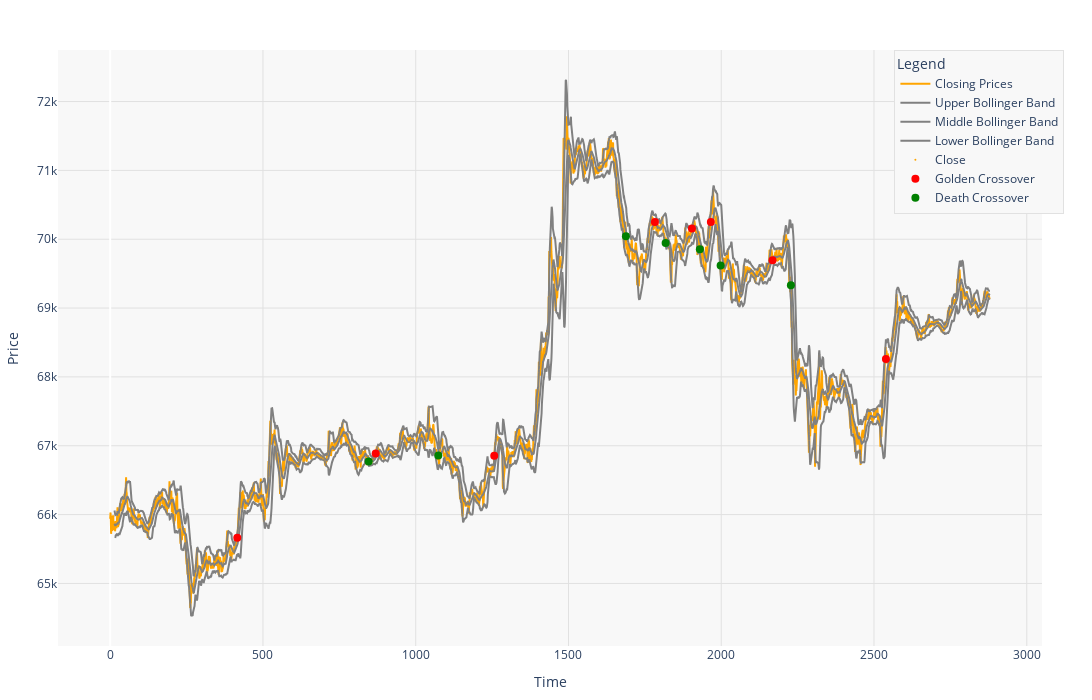

Here is the notebook cell this chart was saved with:
### Code cell
# 創建 Plotly 圖表
fig = go.Figure()

# 設置圖表大小
fig.update_layout(
    width=1400,
    height=700,
    xaxis_title="Time",
    yaxis_title="Price",
    legend_title_text="Legend",
    # 增加內邊距
    margin=dict(l=50, r=50, t=50, b=50),
    # 調整背景色彩
    plot_bgcolor='#f8f8f8',
    # 優化網格線
    xaxis_gridcolor='#e1e1e1',
    yaxis_gridcolor='#e1e1e1',
    xaxis_gridwidth=1,
    yaxis_gridwidth=1,
    # 調整圖例位置和樣式
    legend=dict(
        x=0.85,
        y=1,
        font_size=12,
        bgcolor='#f8f8f8',
        bordercolor='#e1e1e1',
        borderwidth=1
    ),
    # 調整標題和軸標籤
    title_font_size=16,
    xaxis_tickfont_size=12,
    yaxis_tickfont_size=12
)

# 添加 close prices 曲線
fig.add_trace(go.Scatter(
    x=list(range(len(close_prices))),
    y=close_prices,
    mode='lines',
    name='Closing Prices',
    line=dict(color='#FFA500'),
    hovertemplate='Close: %{y:.2f}<extra></extra>'
))

# 添加上 upper 布林線
fig.add_trace(go.Scatter(
    x=list(range(2880)),
    y=upper_band,
    mode='lines',
    name='Upper Bollinger Band',
    line=dict(color='#808080'),
    hovertemplate='Upper Band: %{y:.2f}<extra></extra>'
))

# 添加上 upper 布林線
fig.add_trace(go.Scatter(
    x=list(range(2880)),
    y=middle_band,
    mode='lines',
    name='Middle Bollinger Band',
    line=dict(color='#808080'),
    hovertemplate='Middle Band: %{y:.2f}<extra></extra>'
))

# 添加下 lower 布林線
fig.add_trace(go.Scatter(
    x=list(range(2880)),
    y=lower_band,
    mode='lines',
    name='Lower Bollinger Band',
    line=dict(color='#808080'),
    hovertemplate='Lower Band: %{y:.2f}<extra></extra>'
))

# 將所有指標放在同一個 trace 中
fig.add_trace(go.Scatter(
    x=list(range(len(close_prices))),
    y=close_prices,
    mode='markers',
    marker=dict(
        color='#FFA500',
        size=0.5
    ),
    name='Close',
    text=[f"Close: {c:.2f}<br>EMA (32): {e32:.2f}<br>EMA (128): {e128:.2f}<br>RSI: {r:.2f}<br>MACD: {m:.2f}<br>Stoch. Slow K: {sk:.2f}<br>Stoch. Slow D: {sd:.2f}<br>Stoch. Fast K: {fk:.2f}<br>Stoch. Fast D: {fd:.2f}<br>ADX: {adx:.2f}<br>ATR: {atr:.2f}<br>CCI: {cci:.2f}<br>Williams %R: {willr:.2f}<br>ROC: {roc:.2f}" for c, e32, e128, r, m, sk, sd, fk, fd, adx, atr, cci, willr, roc in zip(close_prices, ema_32, ema_128, rsi, macd, slowk, slowd, fastk, fastd, adx, atr, cci, willr, roc)],
    hovertemplate='%{text}<extra></extra>'
))

fig.add_trace(go.Scatter(
    x=golden_crossover,
    y=[close_prices[i] for i in golden_crossover],
    mode='markers',
    marker=dict(
        color='red',
        size=8
    ),
    name='Golden Crossover'
))

fig.add_trace(go.Scatter(
    x=death_crossover,
    y=[close_prices[i] for i in death_crossover],
    mode='markers',
    marker=dict(
        color='green',
        size=8
    ),
    name='Death Crossover'
))

fig.show()
fig.write_html("plotly_chart.html")
fig.write_image("plotly_chart.png")

### Figure 1 — Plotly figure (JSON) as saved in the notebook; plotly's stock layout.template omitted (floating-point values rounded to 4 significant figures; data arrays with more than 128 entries replaced by an {"elided": "..."} marker saying what was removed)
{"data": [{"hovertemplate": "Close: %{y:.2f}<extra></extra>", "line": {"color": "#FFA500"}, "mode": "lines", "name": "Closing Prices", "type": "scatter", "x": {"elided": "2880 int values"}, "y": {"elided": "2880 float values"}}, {"hovertemplate": "Upper Band: %{y:.2f}<extra></extra>", "line": {"color": "#808080"}, "mode": "lines", "name": "Upper Bollinger Band", "type": "scatter", "x": {"elided": "2880 int values"}, "y": {"elided": "2880 float values"}}, {"hovertemplate": "Middle Band: %{y:.2f}<extra></extra>", "line": {"color": "#808080"}, "mode": "lines", "name": "Middle Bollinger Band", "type": "scatter", "x": {"elided": "2880 int values"}, "y": {"elided": "2880 float values"}}, {"hovertemplate": "Lower Band: %{y:.2f}<extra></extra>", "line": {"color": "#808080"}, "mode": "lines", "name": "Lower Bollinger Band", "type": "scatter", "x": {"elided": "2880 int values"}, "y": {"elided": "2880 float values"}}, {"hovertemplate": "%{text}<extra></extra>", "marker": {"color": "#FFA500", "size": 0.5}, "mode": "markers", "name": "Close", "text": {"elided": "2880 str values"}, "type": "scatter", "x": {"elided": "2880 int values"}, "y": {"elided": "2880 float values"}}, {"marker": {"color": "red", "size": 8}, "mode": "markers", "name": "Golden Crossover", "type": "scatter", "x": [416, 869, 1257, 1783, 1904, 1966, 2168, 2539], "y": [65660.0, 66890.0, 66850.0, 70250.0, 70150.0, 70250.0, 69696, 68259]}, {"marker": {"color": "green", "size": 8}, "mode": "markers", "name": "Death Crossover", "type": "scatter", "x": [846, 1074, 1688, 1818, 1930, 1998, 2228], "y": [66770.0, 66860.0, 70040.0, 69940.0, 69850.0, 69620.0, 69333]}], "layout": {"height": 700, "legend": {"bgcolor": "#f8f8f8", "bordercolor": "#e1e1e1", "borderwidth": 1, "font": {"size": 12}, "title": {"text": "Legend"}, "x": 0.85, "y": 1}, "margin": {"b": 50, "l": 50, "r": 50, "t": 50}, "plot_bgcolor": "#f8f8f8", "title": {"font": {"size": 16}}, "width": 1400, "xaxis": {"gridcolor": "#e1e1e1", "gridwidth": 1, "tickfont": {"size": 12}, "title": {"text": "Time"}}, "yaxis": {"gridcolor": "#e1e1e1", "gridwidth": 1, "tickfont": {"size": 12}, "title": {"text": "Price"}}}}
